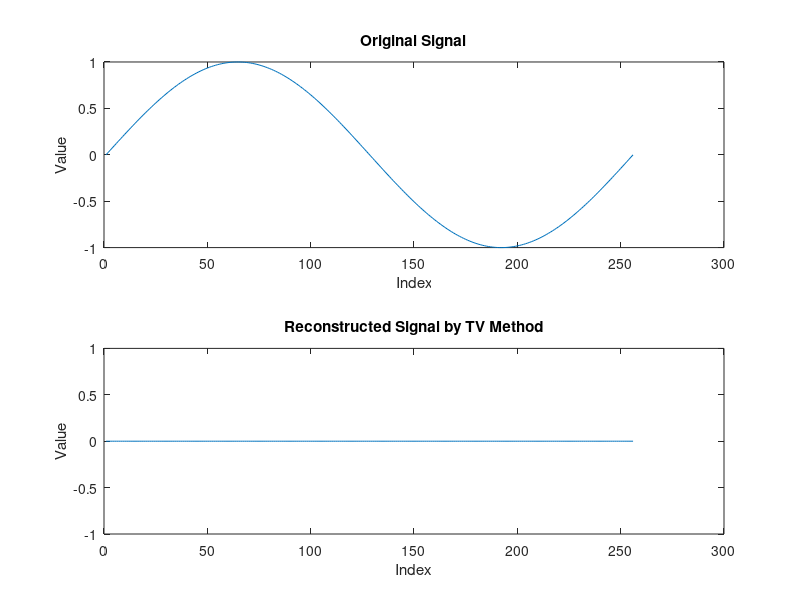

MATLAB code to generate this figure:
p = [1;1;1];
p = conv(p,p);
p = conv(p,p);
p = p/sum(p);

n = 256;
xvec = linspace(0,2*pi,n);
f = sin(xvec);
f = f(:);

A = convmtx(p,n);
nu = (length(p)-1)/2;
A = A((nu+1):(end-nu),:);

m0 = A*f;
m1 = m0 + 0.1/norm(f)*randn(size(m0));

alphas = [0.0001;0.001;0.01;0.1;1;10;100];

L = eye(n);
L = L-[L(:,end),L(:,1:end-1)];

H = zeros(3*n);
H(1:n,1:n) = 2*(A.'*A);

h = alphas(6)*ones(3*n,1);
h(1:n) = -2*A.'*m1;


Aeq         = [L,-eye(n),eye(n)];
beq         = zeros(n,1);
lb          = [repmat(-Inf,n,1);zeros(2*n,1)];
ub          = repmat(Inf,3*n,1);
AA          = -eye(3*n);
AA(1:n,1:n) = zeros(n,n);
iniguess    = zeros(3*n,1);
b           = [repmat(10,n,1);zeros(2*n,1)];
MAXITER = 200; % Maximum numbers of iterations, Matlab's default value is 200
QPopt   = optimset('quadprog');
%QPopt   = optimset(QPopt,'MaxIter', MAXITER,'Algorithm',...
%    'interior-point-convex','Display','off');
QPopt   = optimset(QPopt,'MaxIter', MAXITER,'display','off');
[uvv,val,ef,output] = quadprog(H,h,AA,b,Aeq,beq,lb,ub,iniguess,QPopt);
recn = uvv(1:n);


% create a subplot for the original signal
subplot(2, 1, 1);
plot(f);
title('Original Signal');
xlabel('Index');
ylabel('Value');

% create a subplot for the reconstructed signal
subplot(2, 1, 2);
plot(recn);
title('Reconstructed Signal by TV Method');
xlabel('Index');
ylabel('Value');